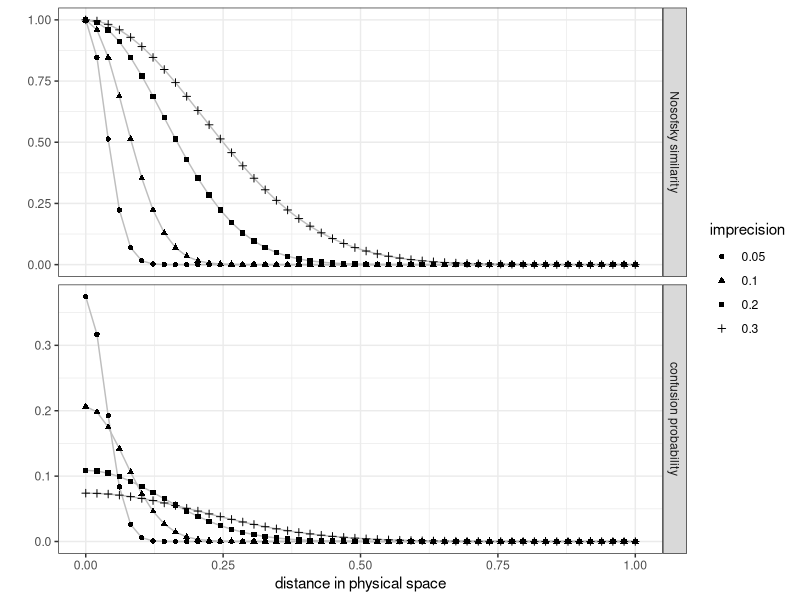
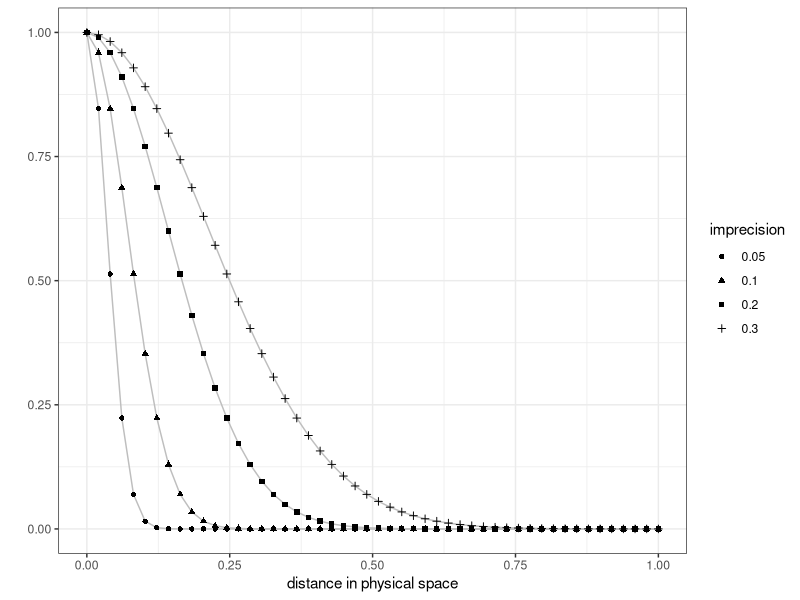
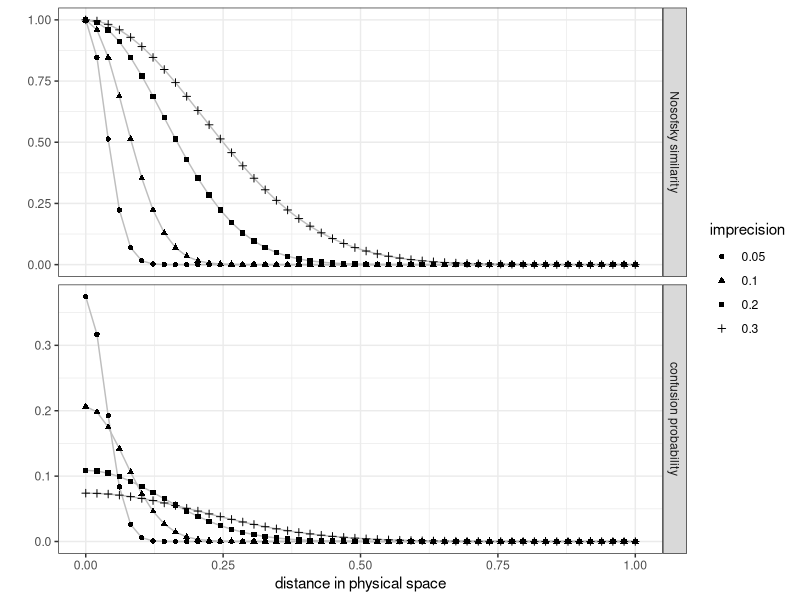
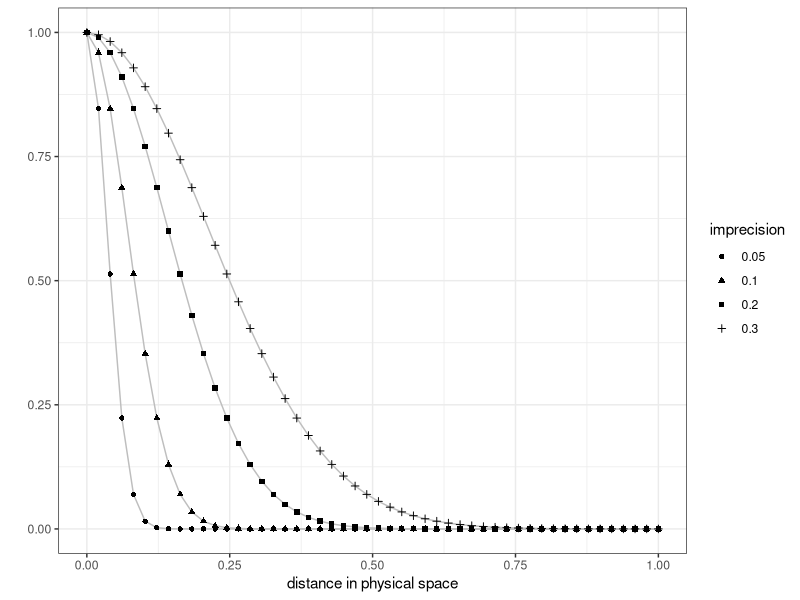

Source code (R) for these figures, in order:
## ---- chunk 1
library(ggplot2)
library(reshape2)
theme_set(theme_bw())
## ---- chunk 2
get.confusion.matrix = function(states,alpha){
  ns = length(states)
  if (alpha <= 0){
    return(diag(rep(1,ns)))
  }
  C = matrix(0,nrow=ns, ncol=ns)
  for (i in 1:ns){
    for (j in 1:ns){
      C[i,j] = exp( - (states[i]-states[j])^2 / (alpha^2) )
    }
  }
  return(C)
}
## ---- chunk 3
ns = 50
alphas = c(0.05, 0.1, 0.2, 0.3)

states = seq(0,1,length.out=ns)

out = matrix(0,nrow=length(alphas),ncol=ns)
outNorm = matrix(0,nrow=length(alphas),ncol=ns)

for (a in 1:length(alphas)){
  out[a,] = get.confusion.matrix(states,alphas[a])[1,]
  outNorm[a,] = prop.table(get.confusion.matrix(states,alphas[a]),1)[1,]
}

simDF = data.frame(distance = rep(states,2*length(alphas)),
                   alpha_i = factor(rep(rep(alphas, each=ns),2)),
                   normalized = factor(rep(c("Nosofsky similarity", "confusion probability"),each=ns*length(alphas)),
                                       levels = c("Nosofsky similarity", "confusion probability")),
                   similarity = c(as.vector(t(out)),as.vector(t(outNorm)))  )

p = ggplot(simDF, aes(x = distance, y = similarity, shape = alpha_i))+
  geom_line(color='grey')  + geom_point()  + 
  facet_grid(normalized~. , scales = "free") + ylab("") + 
  xlab("distance in physical space") +
  scale_shape_discrete(name="imprecision")

show(p)

ggsave(p, file="paper/plots/NosofskySimConf.pdf", width=7, height=4)

simDF = subset(simDF, simDF$normalized == "Nosofsky similarity")

p = ggplot(simDF, aes(x = distance, y = similarity, shape = alpha_i))+
  geom_line(color='grey')  + geom_point()  + 
  ylab("") + 
  xlab("distance in physical space") +
  scale_shape_discrete(name="imprecision")

show(p)

ggsave(p, file="paper/plots/NosofskySim.pdf", width=6, height=2.25)

